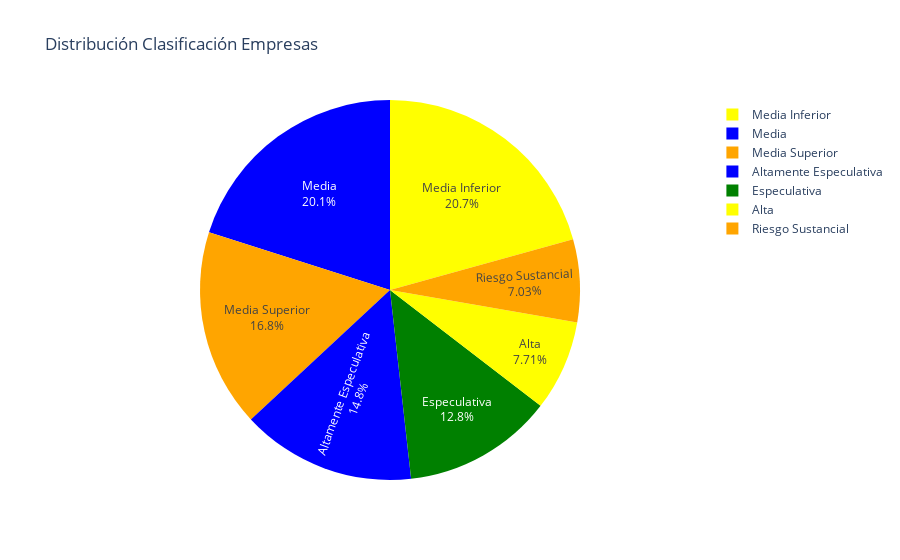

Source (notebook cell):
### Code cell
# Pie Chart
import plotly.express as px

colors = {'Alta': 'blue', 'Media Superior': 'green', 'Media': 'yellow', 'Media Inferior': 'orange', 'Especulativa': 'red', 'Altamente Especulativa': 'purple', 'Riesgo Sustancial': 'black'}

fig = px.pie(values=df.value_counts(), 
             names=df['Rating'], title='Distribución Clasificación Empresas',
             color_discrete_sequence=[colors.get(rating, 'gray') for rating in df['Rating']])

fig.update_traces(textposition='inside', textinfo='percent+label')
fig.show()

### Figure 1 — Plotly figure (JSON) as saved in the notebook; plotly's stock layout.template omitted (floating-point values rounded to 4 significant figures; data arrays with more than 128 entries replaced by an {"elided": "..."} marker saying what was removed)
{"data": [{"domain": {"x": [0, 1], "y": [0, 1]}, "hovertemplate": "label=%{label}<br>value=%{value}<extra></extra>", "labels": {"elided": "7805 str values"}, "legendgroup": "", "name": "", "showlegend": true, "textinfo": "percent+label", "textposition": "inside", "type": "pie", "values": {"elided": "7805 int values"}}], "layout": {"legend": {"tracegroupgap": 0}, "piecolorway": {"elided": "7805 str values"}, "title": {"text": "Distribución Clasificación Empresas"}}}
